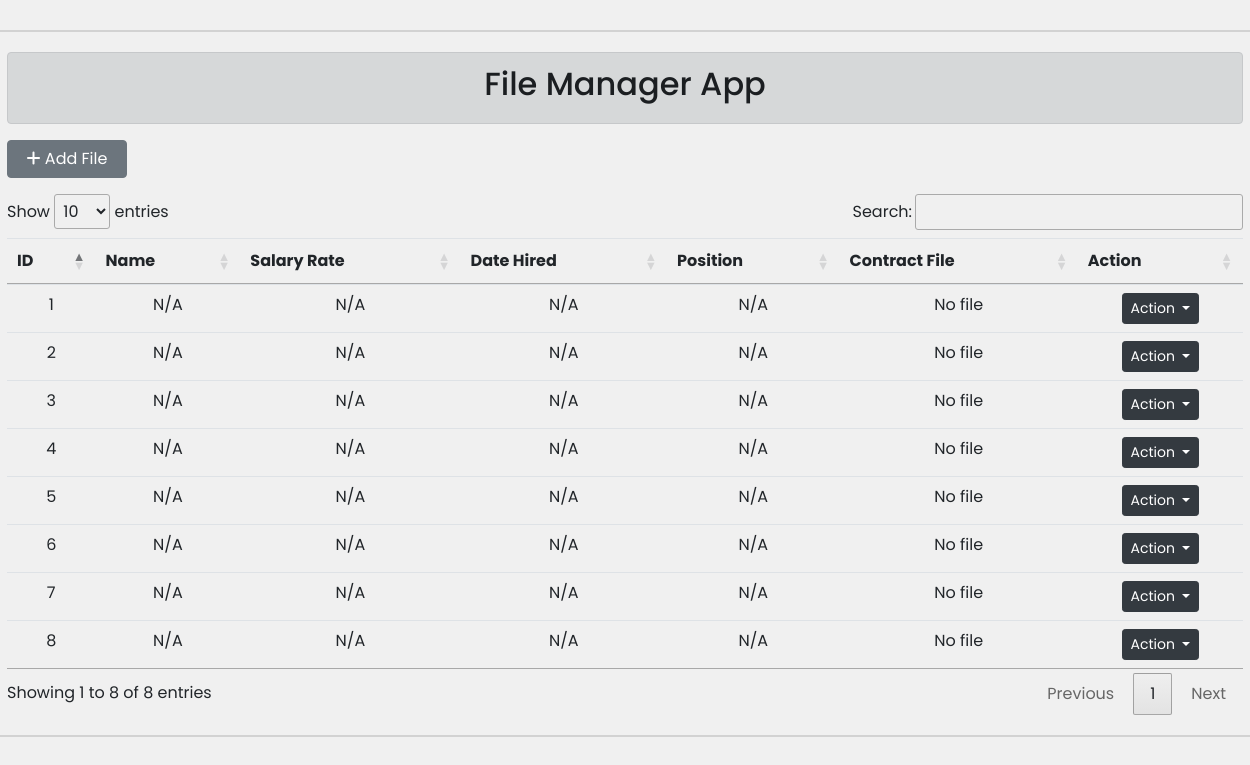
The page / on the database its author committed.
### tables this page shows
CREATE TABLE `tbl_file` (
  `tbl_file_id` int(11) NOT NULL,
  `file_title` varchar(255) NOT NULL,
  `file` varchar(255) NOT NULL,
  `file_uploader` varchar(255) NOT NULL,
  `date_uploaded` timestamp NOT NULL DEFAULT current_timestamp() ON UPDATE current_timestamp()
);

### index.php (the view, shortened to what this page needs)
<?php
include ('./conn/conn.php');
?>
<!DOCTYPE html>
<html lang="en">
<head>
    <link rel="stylesheet" href="./assets/style.css">
    <link rel="stylesheet" href="https://cdn.jsdelivr.net/npm/bootstrap@4.6.2/dist/css/bootstrap.min.css">
    <link rel="stylesheet" href="https://cdnjs.cloudflare.com/ajax/libs/font-awesome/6.4.2/css/all.min.css"/>
    <link rel="stylesheet" type="text/css" href="https://cdn.datatables.net/1.11.5/css/jquery.dataTables.css">
</head>
<body>
    <div class="main">
        <div class="alert alert-dark text-center" role="alert">
            <h2>File Manager App</h2>
        </div>
        <div class="file-container">
            <button type="button" class="btn btn-secondary mb-3" data-toggle="modal" data-target="#addFileModal" style="width: 120px">
                <i class="fa-solid fa-plus"></i> Add File
            </button>
            <table class="table table-hover text-center" id="fileTable">
                <thead>
                    <tr>
                        <th>ID</th>
                        <th>Name</th>
                        <th>Salary Rate</th>
                        <th>Date Hired</th>
                        <th>Position</th>
                        <th>Contract File</th>
                        <th>Action</th>
                    </tr>
                </thead>
                <tbody>
                    <?php
                        $stmt = $conn->prepare("SELECT * FROM tbl_file");
                        $stmt->execute();
                        $result = $stmt->fetchAll(PDO::FETCH_ASSOC);
                        if (empty($result)) {
                            echo "<tr><td colspan='7'>No records found!</td></tr>";
                        } else {
                            foreach ($result as $row) {
                                $fileID = $row['tbl_file_id'];
                                $name = $row['name'] ?? 'N/A';
                                $salaryRate = $row['salary_rate'] ?? 'N/A';
                                $dateHired = $row['date_hired'] ?? 'N/A';
                                $position = $row['position'] ?? 'N/A';
                                $file = $row['contract_file'] ?? 'N/A';
                    ?>
                    <tr>
                        <td><?php echo $fileID; ?></td>
                        <td><?php echo $name; ?></td>
                        <td><?php echo $salaryRate; ?></td>
                        <td><?php echo $dateHired; ?></td>
                        <td><?php echo $position; ?></td>
                        <td>
                            <?php if ($file !== 'N/A') { ?>
                                <a href="./uploads/<?php echo $file; ?>" target="_blank"><?php echo $file; ?></a>
                            <?php } else {
                                echo "No file";
                            } ?>
                        </td>
                        <td>
                            <div class="btn-group">
                                <button class="btn btn-dark btn-sm dropdown-toggle" type="button" data-toggle="dropdown">
                                    Action
                                </button>
                            </div>
                        </td>
                    </tr>
                    <?php
                            }
                        }
                    ?>
                </tbody>
            </table>
        </div>
    </div>
</body>
</html>

### assets/style.css (style rules this page uses)
* { margin: 0; padding: 0; font-family: 'Poppins', sans-serif; }
body { display: flex; justify-content: center; align-items: center; flex-direction: column; background-color: rgb(240, 240, 240) !important; }
.main { margin-top: 30px; border: 2px solid rgb(210, 210, 210); padding: 20px; border-radius: 10px; width: 80rem; }
.file-container { max-height: 700px; }
.table { max-height: 600px; overflow-y: auto; }
table.dataTable tbody tr { background-color:rgb(240, 240, 240) !important; }

### rows shown on the page
tbl_file: tbl_file_id "1", name "N/A", salaryRate "N/A", dateHired "N/A", position "N/A"
tbl_file: tbl_file_id "2", name "N/A", salaryRate "N/A", dateHired "N/A", position "N/A"
tbl_file: tbl_file_id "3", name "N/A", salaryRate "N/A", dateHired "N/A", position "N/A"
tbl_file: tbl_file_id "4", name "N/A", salaryRate "N/A", dateHired "N/A", position "N/A"
tbl_file: tbl_file_id "5", name "N/A", salaryRate "N/A", dateHired "N/A", position "N/A"
tbl_file: tbl_file_id "6", name "N/A", salaryRate "N/A", dateHired "N/A", position "N/A"
tbl_file: tbl_file_id "7", name "N/A", salaryRate "N/A", dateHired "N/A", position "N/A"
tbl_file: tbl_file_id "8", name "N/A", salaryRate "N/A", dateHired "N/A", position "N/A"
